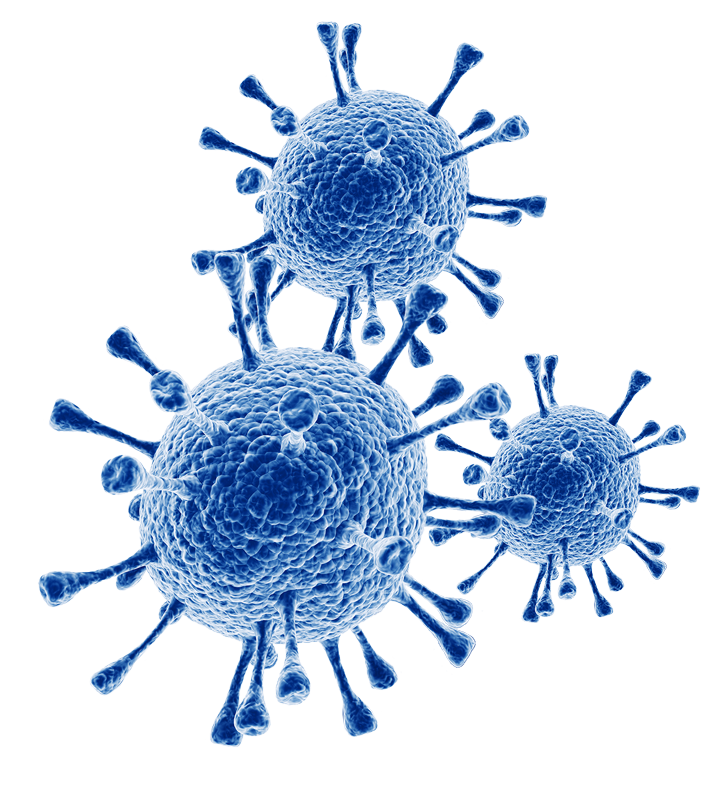
#> input picture virus.png, 703 x 787 px
$ python 'Task 8: Histogram.py'
#> lines starting #> are read from the running program, lines starting #| are printed output that depends on the picture
from PIL import Image

with Image.open("virus.png") as img:
#> img is the input picture: PIL image 703x787 RGBA; mean R, G, B, A 189, 206, 228.3, 83.3
    img = img.convert("RGBA")
    pixels = img.load()

    SCALE = 2

    R_max, G_max, B_max = 0, 0, 0
    R_min, G_min, B_min = 255, 255, 255

    counter = [0] * 256

    for x in range(img.width):
        for y in range(img.height):
            r, g, b, a = pixels[x, y]

            # Skip empty pixels
            if a == 0:
                continue

            counter[r] += 1
            counter[g] += 1
            counter[b] += 1
#> after the loop, counter = 256 values, max 12092 at index 0, min 975 at index 254, mean 2199.5

    MIN, MAX = min(counter), max(counter)
#> MIN = 975; MAX = 12092

    print(*counter)
#> (printed output is left out)
    for i in range(256):
        counter[i] = round((counter[i] - MIN) / (MAX - MIN) * 255)
#> after the loop, counter = 256 values, max 255 at index 0, min 0 at index 254, mean 28.06
    print(*counter)
#> (printed output is left out)

    out = Image.new(img.mode, (256, 256))
#> out: PIL image 256x256 RGBA; every value is 0
    out_pixels = out.load()

    for x in range(out.width):
        for y in range(out.height):
            r, g, b, a = out_pixels[x, y]

            out_pixels[x, y] = (0, 0, 0, 255) if y >= 255 - counter[x] else (255, 255, 255, 255)

    out.show()
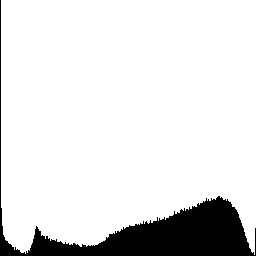
#> shown: PIL image 256x256 RGBA; mean R, G, B, A 226.1, 226.1, 226.1, 255
